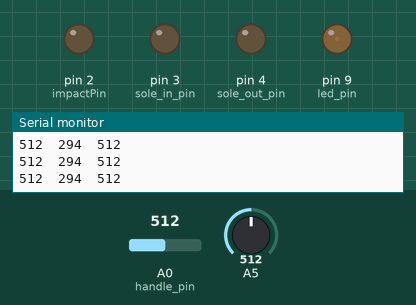
Simulated run of this sketch. Board: Arduino Uno, built with avr-gcc and run on an emulated ATmega328P. Shown: output pins drawn as LEDs (lit = HIGH), the last lines printed to the serial monitor. Dashed ring = blinking. Inputs (shaded band) come from the test bench; at power-on: A0 (handle_pin) = 512, A5 = 512.

Above: at 0.1 s.
At 1.2 s:
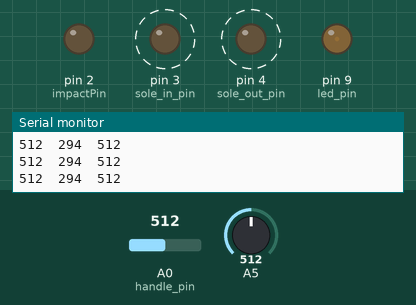
1.3 s: A0 (handle_pin) set to 989
At 3.48 s:
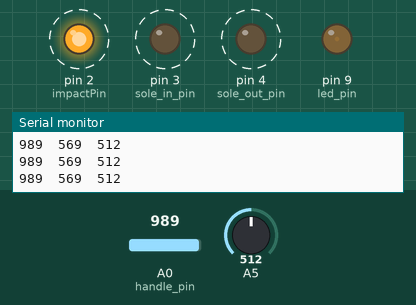
4.3 s: A0 (handle_pin) set to 1009
Timing chart, 0 to 12.5 s (numbered marks = the images above; inputs shaded):
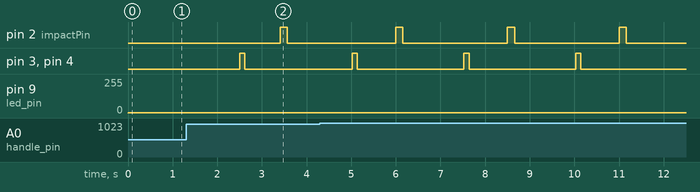

The sketch:

solenoidSystem.ino
```cpp
#include "metro.h"
#include "emitter.h"

Metro metro;
Metro inMetro;
Metro impactMetro;
Metro impactMetro2;
Emitter emitter;
int openTime;
int impactTime;
bool flg;
bool flg2;
int val;
int emitNum;
int emitNumOld;
int impactPin = 2;
int sole_in_pin = 3;
int sole_out_pin = 4;
int led_pin = 9;
int handle_pin = 0;
int impactPower = 0;

void setup() {
  metro.set(2500);
  //  inMetro.set(1000);
  //  impactMetro.set(1000);
  //  impactMetro2.set(1100);
  //emitter.set(9);
  pinMode(handle_pin, INPUT);
  pinMode(5, INPUT);
  pinMode(impactPin, OUTPUT);
  pinMode(sole_in_pin, OUTPUT);
  pinMode(sole_out_pin, OUTPUT);
  pinMode(led_pin, OUTPUT);
  Serial.begin(9600);
  Serial.println("START");
}

void loop() {
  val = analogRead(5) ; //球が射出されてるか確認
  impactPower = map(analogRead(handle_pin), 0, 443, 0, 255); //可変抵抗の値を２５５
  analogWrite(led_pin, 3);
  Serial.print(analogRead(handle_pin)) ;
  Serial.print("\t");
  Serial.print(impactPower) ;
  Serial.print("\t");
  Serial.println(val) ;


  //Serial.println(flg);
  if (metro.update()) {
    flg = true;
  }
  if (flg) {
    if (30 < val) {
      digitalWrite(sole_in_pin, HIGH);
      digitalWrite(sole_out_pin, HIGH);
    }
    openTime++;
    if (7 < openTime) {
      //    if (inMetro.update()) {
      flg2 = true;
      flg = false;
    }
  } else {
    openTime = 0;
    digitalWrite(sole_in_pin, LOW);
    digitalWrite(sole_out_pin, LOW);
  }
  //Serial.println(impactTime);
  //Serial.println(emitter.angle);

  if (flg2) {
    impactTime++;
    //    if (impactMetro.update()) {
    if (60 < impactTime) {
      analogWrite(impactPin, 255);
    }
    //    if (impactMetro2.update()) {
    if (70 < impactTime) {
      flg2 = false;
    }
  } else {
    analogWrite(impactPin, 0);
    impactTime = 0;
  }

  //  if (Serial.available() > 0) {
  //    emitNum = Serial.read();
  //  }
  //  if (emitNum != emitNumOld ) {
  //    emitter.emit(60);
  //    Serial.println("emit");
  //  }
  //  emitNumOld = emitNum;
}
```

Emitter.h
```cpp
//#include <ESP32Servo.h>
#include <Servo.h>
Servo sv; //Servoオブジェクト“sv”を作成する

class Emitter {
  public:
    Emitter() {}
    ~Emitter() {}

    int angle = 0;
    void set(int _servoPin) {
      sv.attach(_servoPin); //svの出力をD6番ピンに割り当てる
    }
    void emit(int _num){
      angle += _num;
      sv.write(angle);
    }
};
```

metro.h
```cpp
class Metro {
  public:
    Metro() {}
    ~Metro() {}
    void set(int _ms) {
      ms = _ms;
      ms_stamp = millis();
    }
    boolean update(){
      if((millis()-ms_stamp) > ms){
        ms_stamp = millis();
        return true;
      }
      return false;
    }
    int ms;
    long ms_stamp;
};
```

Measured:
- by itself, pin 2 (impactPin): alternates HIGH for 0.16 s and LOW for 2.3 s
- by itself, pin 3 (sole_in_pin), pin 4 (sole_out_pin): alternates HIGH for 0.12 s and LOW for 2.4 s
